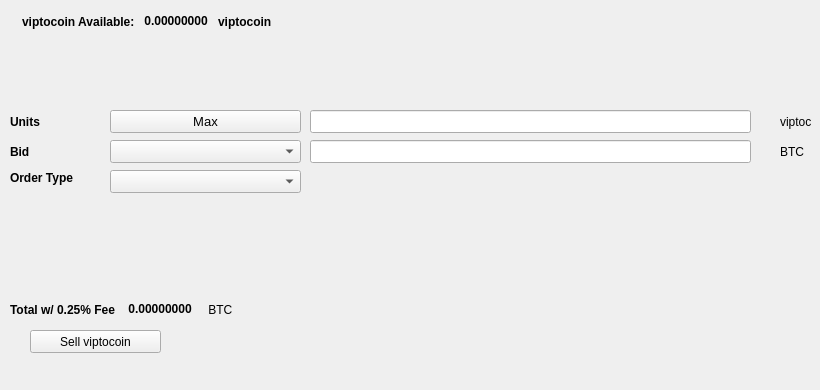
   <widget class="QWidget" name="SellTab">
    <attribute name="title">
     <string>Sell</string>
    </attribute>
    <widget class="QLabel" name="label_16">
     <property name="geometry">
      <rect>
       <x>780</x>
       <y>140</y>
       <width>31</width>
       <height>23</height>
      </rect>
     </property>
     <property name="text">
      <string>BTC</string>
     </property>
    </widget>
    <widget class="QComboBox" name="SellBidcomboBox">
     <property name="geometry">
      <rect>
       <x>110</x>
       <y>140</y>
       <width>191</width>
       <height>23</height>
      </rect>
     </property>
     <property name="font">
      <font>
       <pointsize>10</pointsize>
      </font>
     </property>
    </widget>
    <widget class="QLabel" name="label_18">
     <property name="geometry">
      <rect>
       <x>10</x>
       <y>110</y>
       <width>46</width>
       <height>23</height>
      </rect>
     </property>
     <property name="font">
      <font>
       <weight>75</weight>
       <bold>true</bold>
      </font>
     </property>
     <property name="text">
      <string>Units</string>
     </property>
    </widget>
    <widget class="QPushButton" name="Sell_Max_Amount">
     <property name="geometry">
      <rect>
       <x>110</x>
       <y>110</y>
       <width>191</width>
       <height>23</height>
      </rect>
     </property>
     <property name="font">
      <font>
       <pointsize>10</pointsize>
      </font>
     </property>
     <property name="text">
      <string>Max</string>
     </property>
    </widget>
    <widget class="QLabel" name="label_20">
     <property name="geometry">
      <rect>
       <x>10</x>
       <y>170</y>
       <width>91</width>
       <height>16</height>
      </rect>
     </property>
     <property name="font">
      <font>
       <weight>75</weight>
       <bold>true</bold>
      </font>
     </property>
     <property name="text">
      <string>Order Type</string>
     </property>
    </widget>
    <widget class="QComboBox" name="SellOrdertypeCombo">
     <property name="geometry">
      <rect>
       <x>110</x>
       <y>170</y>
       <width>191</width>
       <height>23</height>
      </rect>
     </property>
     <property name="font">
      <font>
       <pointsize>10</pointsize>
      </font>
     </property>
    </widget>
    <widget class="QLabel" name="label_21">
     <property name="geometry">
      <rect>
       <x>10</x>
       <y>140</y>
       <width>46</width>
       <height>23</height>
      </rect>
     </property>
     <property name="font">
      <font>
       <weight>75</weight>
       <bold>true</bold>
      </font>
     </property>
     <property name="text">
      <string>Bid</string>
     </property>
    </widget>
    <widget class="QLabel" name="label_22">
     <property name="geometry">
      <rect>
       <x>780</x>
       <y>110</y>
       <width>31</width>
       <height>23</height>
      </rect>
     </property>
     <property name="text">
      <string>viptocoin</string>
     </property>
    </widget>
    <widget class="QLineEdit" name="UnitsInputECA">
     <property name="geometry">
      <rect>
       <x>310</x>
       <y>110</y>
       <width>441</width>
       <height>23</height>
      </rect>
     </property>
     <property name="font">
      <font>
       <pointsize>9</pointsize>
       <weight>75</weight>
       <bold>true</bold>
      </font>
     </property>
    </widget>
    <widget class="QLineEdit" name="SellBidPriceEdit">
     <property name="geometry">
      <rect>
       <x>310</x>
       <y>140</y>
       <width>441</width>
       <height>23</height>
      </rect>
     </property>
     <property name="font">
      <font>
       <pointsize>9</pointsize>
       <weight>75</weight>
       <bold>true</bold>
      </font>
     </property>
    </widget>
    <widget class="QPushButton" name="SellECABTN">
     <property name="geometry">
      <rect>
       <x>30</x>
       <y>330</y>
       <width>131</width>
       <height>23</height>
      </rect>
     </property>
     <property name="text">
      <string>Sell viptocoin</string>
     </property>
     <property name="icon">
      <iconset resource="../viptocoin">
       <normaloff>:/icons/bitcoin</normaloff>:/icons/bitcoin</iconset>
     </property>
    </widget>
    <widget class="QWidget" name="layoutWidget3">
     <property name="geometry">
      <rect>
       <x>22</x>
       <y>12</y>
       <width>258</width>
       <height>19</height>
      </rect>
     </property>
     <layout class="QHBoxLayout" name="horizontalLayout">
      <item>
       <widget class="QLabel" name="label232_2">
        <property name="font">
         <font>
          <weight>75</weight>
          <bold>true</bold>
         </font>
        </property>
        <property name="text">
         <string>viptocoin Available:</string>
        </property>
       </widget>
      </item>
      <item>
       <widget class="QLabel" name="ECAAvailableLabel">
        <property name="palette">
         <palette>
          <active>
           <colorrole role="WindowText">
            <brush brushstyle="SolidPattern">
             <color alpha="255">
              <red>0</red>
              <green>0</green>
              <blue>0</blue>
             </color>
            </brush>
           </colorrole>
           <colorrole role="Button">
            <brush brushstyle="SolidPattern">
             <color alpha="255">
              <red>0</red>
              <green>170</green>
              <blue>0</blue>
             </color>
            </brush>
           </colorrole>
           <colorrole role="Light">
            <brush brushstyle="SolidPattern">
             <color alpha="255">
              <red>0</red>
              <green>255</green>
              <blue>0</blue>
             </color>
            </brush>
           </colorrole>
           <colorrole role="Midlight">
            <brush brushstyle="SolidPattern">
             <color alpha="255">
              <red>0</red>
              <green>212</green>
              <blue>0</blue>
             </color>
            </brush>
           </colorrole>
           <colorrole role="Dark">
            <brush brushstyle="SolidPattern">
             <color alpha="255">
              <red>0</red>
              <green>85</green>
              <blue>0</blue>
             </color>
            </brush>
           </colorrole>
           <colorrole role="Mid">
            <brush brushstyle="SolidPattern">
             <color alpha="255">
              <red>0</red>
              <green>113</green>
              <blue>0</blue>
             </color>
            </brush>
           </colorrole>
           <colorrole role="Text">
            <brush brushstyle="SolidPattern">
             <color alpha="255">
              <red>0</red>
              <green>170</green>
              <blue>0</blue>
             </color>
            </brush>
           </colorrole>
           <colorrole role="BrightText">
            <brush brushstyle="SolidPattern">
             <color alpha="255">
              <red>255</red>
              <green>255</green>
              <blue>255</blue>
             </color>
            </brush>
           </colorrole>
           <colorrole role="ButtonText">
            <brush brushstyle="SolidPattern">
             <color alpha="255">
              <red>0</red>
              <green>0</green>
              <blue>0</blue>
             </color>
            </brush>
           </colorrole>
           <colorrole role="Base">
            <brush brushstyle="SolidPattern">
             <color alpha="255">
              <red>255</red>
              <green>255</green>
              <blue>255</blue>
             </color>
            </brush>
           </colorrole>
           <colorrole role="Window">
            <brush brushstyle="SolidPattern">
             <color alpha="255">
              <red>0</red>
              <green>170</green>
              <blue>0</blue>
             </color>
            </brush>
           </colorrole>
           <colorrole role="Shadow">
            <brush brushstyle="SolidPattern">
             <color alpha="255">
              <red>0</red>
              <green>0</green>
              <blue>0</blue>
             </color>
            </brush>
           </colorrole>
           <colorrole role="AlternateBase">
            <brush brushstyle="SolidPattern">
             <color alpha="255">
              <red>127</red>
              <green>212</green>
              <blue>127</blue>
             </color>
            </brush>
           </colorrole>
           <colorrole role="ToolTipBase">
            <brush brushstyle="SolidPattern">
             <color alpha="255">
              <red>255</red>
              <green>255</green>
              <blue>220</blue>
             </color>
            </brush>
           </colorrole>
           <colorrole role="ToolTipText">
            <brush brushstyle="SolidPattern">
             <color alpha="255">
              <red>0</red>
              <green>0</green>
              <blue>0</blue>
             </color>
            </brush>
           </colorrole>
          </active>
          <inactive>
           <colorrole role="WindowText">
            <brush brushstyle="SolidPattern">
             <color alpha="255">
              <red>0</red>
              <green>0</green>
              <blue>0</blue>
             </color>
            </brush>
           </colorrole>
           <colorrole role="Button">
            <brush brushstyle="SolidPattern">
             <color alpha="255">
              <red>0</red>
              <green>170</green>
              <blue>0</blue>
             </color>
            </brush>
           </colorrole>
           <colorrole role="Light">
            <brush brushstyle="SolidPattern">
             <color alpha="255">
              <red>0</red>
              <green>255</green>
              <blue>0</blue>
             </color>
            </brush>
           </colorrole>
           <colorrole role="Midlight">
            <brush brushstyle="SolidPattern">
             <color alpha="255">
              <red>0</red>
              <green>212</green>
              <blue>0</blue>
             </color>
            </brush>
           </colorrole>
           <colorrole role="Dark">
            <brush brushstyle="SolidPattern">
             <color alpha="255">
              <red>0</red>
              <green>85</green>
              <blue>0</blue>
             </color>
            </brush>
           </colorrole>
           <colorrole role="Mid">
            <brush brushstyle="SolidPattern">
             <color alpha="255">
              <red>0</red>
              <green>113</green>
              <blue>0</blue>
             </color>
            </brush>
           </colorrole>
           <colorrole role="Text">
            <brush brushstyle="SolidPattern">
             <color alpha="255">
              <red>0</red>
              <green>170</green>
              <blue>0</blue>
             </color>
            </brush>
           </colorrole>
           <colorrole role="BrightText">
            <brush brushstyle="SolidPattern">
             <color alpha="255">
              <red>255</red>
              <green>255</green>
              <blue>255</blue>
             </color>
            </brush>
           </colorrole>
           <colorrole role="ButtonText">
            <brush brushstyle="SolidPattern">
             <color alpha="255">
              <red>0</red>
              <green>0</green>
              <blue>0</blue>
             </color>
            </brush>
           </colorrole>
           <colorrole role="Base">
            <brush brushstyle="SolidPattern">
             <color alpha="255">
              <red>255</red>
              <green>255</green>
              <blue>255</blue>
             </color>
            </brush>
           </colorrole>
           <colorrole role="Window">
            <brush brushstyle="SolidPattern">
             <color alpha="255">
              <red>0</red>
              <green>170</green>
              <blue>0</blue>
             </color>
            </brush>
           </colorrole>
           <colorrole role="Shadow">
            <brush brushstyle="SolidPattern">
             <color alpha="255">
              <red>0</red>
              <green>0</green>
              <blue>0</blue>
             </color>
            </brush>
           </colorrole>
           <colorrole role="AlternateBase">
            <brush brushstyle="SolidPattern">
             <color alpha="255">
              <red>127</red>
              <green>212</green>
              <blue>127</blue>
             </color>
            </brush>
           </colorrole>
           <colorrole role="ToolTipBase">
            <brush brushstyle="SolidPattern">
             <color alpha="255">
              <red>255</red>
              <green>255</green>
              <blue>220</blue>
             </color>
            </brush>
           </colorrole>
           <colorrole role="ToolTipText">
            <brush brushstyle="SolidPattern">
             <color alpha="255">
              <red>0</red>
              <green>0</green>
              <blue>0</blue>
             </color>
            </brush>
           </colorrole>
          </inactive>
          <disabled>
           <colorrole role="WindowText">
            <brush brushstyle="SolidPattern">
             <color alpha="255">
              <red>0</red>
              <green>85</green>
              <blue>0</blue>
             </color>
            </brush>
           </colorrole>
           <colorrole role="Button">
            <brush brushstyle="SolidPattern">
             <color alpha="255">
              <red>0</red>
              <green>170</green>
              <blue>0</blue>
             </color>
            </brush>
           </colorrole>
           <colorrole role="Light">
            <brush brushstyle="SolidPattern">
             <color alpha="255">
              <red>0</red>
              <green>255</green>
              <blue>0</blue>
             </color>
            </brush>
           </colorrole>
           <colorrole role="Midlight">
            <brush brushstyle="SolidPattern">
             <color alpha="255">
              <red>0</red>
              <green>212</green>
              <blue>0</blue>
             </color>
            </brush>
           </colorrole>
           <colorrole role="Dark">
            <brush brushstyle="SolidPattern">
             <color alpha="255">
              <red>0</red>
              <green>85</green>
              <blue>0</blue>
             </color>
            </brush>
           </colorrole>
           <colorrole role="Mid">
            <brush brushstyle="SolidPattern">
             <color alpha="255">
              <red>0</red>
              <green>113</green>
              <blue>0</blue>
             </color>
            </brush>
           </colorrole>
           <colorrole role="Text">
            <brush brushstyle="SolidPattern">
             <color alpha="255">
              <red>0</red>
              <green>85</green>
              <blue>0</blue>
             </color>
            </brush>
           </colorrole>
           <colorrole role="BrightText">
            <brush brushstyle="SolidPattern">
             <color alpha="255">
              <red>255</red>
              <green>255</green>
              <blue>255</blue>
             </color>
            </brush>
           </colorrole>
           <colorrole role="ButtonText">
            <brush brushstyle="SolidPattern">
             <color alpha="255">
              <red>0</red>
              <green>85</green>
              <blue>0</blue>
             </color>
            </brush>
           </colorrole>
           <colorrole role="Base">
            <brush brushstyle="SolidPattern">
             <color alpha="255">
              <red>0</red>
              <green>170</green>
              <blue>0</blue>
             </color>
            </brush>
           </colorrole>
           <colorrole role="Window">
            <brush brushstyle="SolidPattern">
             <color alpha="255">
              <red>0</red>
              <green>170</green>
              <blue>0</blue>
             </color>
            </brush>
           </colorrole>
           <colorrole role="Shadow">
            <brush brushstyle="SolidPattern">
             <color alpha="255">
              <red>0</red>
              <green>0</green>
              <blue>0</blue>
             </color>
            </brush>
           </colorrole>
           <colorrole role="AlternateBase">
            <brush brushstyle="SolidPattern">
             <color alpha="255">
              <red>0</red>
              <green>170</green>
              <blue>0</blue>
             </color>
            </brush>
           </colorrole>
           <colorrole role="ToolTipBase">
            <brush brushstyle="SolidPattern">
             <color alpha="255">
              <red>255</red>
              <green>255</green>
              <blue>220</blue>
             </color>
            </brush>
           </colorrole>
           <colorrole role="ToolTipText">
            <brush brushstyle="SolidPattern">
             <color alpha="255">
              <red>0</red>
              <green>0</green>
              <blue>0</blue>
             </color>
            </brush>
           </colorrole>
          </disabled>
         </palette>
        </property>
        <property name="font">
         <font>
          <weight>75</weight>
          <bold>true</bold>
         </font>
        </property>
        <property name="text">
         <string> 0.00000000 </string>
        </property>
        <property name="textInteractionFlags">
         <set>Qt::LinksAccessibleByMouse|Qt::TextSelectableByKeyboard|Qt::TextSelectableByMouse</set>
        </property>
       </widget>
      </item>
      <item>
       <widget class="QLabel" name="labelECA">
        <property name="font">
         <font>
          <weight>75</weight>
          <bold>true</bold>
         </font>
        </property>
        <property name="text">
         <string>viptocoin</string>
        </property>
       </widget>
      </item>
     </layout>
    </widget>
    <widget class="QWidget" name="layoutWidget">
     <property name="geometry">
      <rect>
       <x>10</x>
       <y>300</y>
       <width>268</width>
       <height>19</height>
      </rect>
     </property>
     <layout class="QHBoxLayout" name="horizontalLayout_2">
      <item>
       <widget class="QLabel" name="label_19">
        <property name="font">
         <font>
          <weight>75</weight>
          <bold>true</bold>
         </font>
        </property>
        <property name="text">
         <string>Total w/ 0.25% Fee </string>
        </property>
       </widget>
      </item>
      <item>
       <widget class="QLabel" name="SellCostLabel">
        <property name="palette">
         <palette>
          <active>
           <colorrole role="WindowText">
            <brush brushstyle="SolidPattern">
             <color alpha="255">
              <red>0</red>
              <green>0</green>
              <blue>0</blue>
             </color>
            </brush>
           </colorrole>
           <colorrole role="Button">
            <brush brushstyle="SolidPattern">
             <color alpha="255">
              <red>0</red>
              <green>170</green>
              <blue>0</blue>
             </color>
            </brush>
           </colorrole>
           <colorrole role="Light">
            <brush brushstyle="SolidPattern">
             <color alpha="255">
              <red>0</red>
              <green>255</green>
              <blue>0</blue>
             </color>
            </brush>
           </colorrole>
           <colorrole role="Midlight">
            <brush brushstyle="SolidPattern">
             <color alpha="255">
              <red>0</red>
              <green>212</green>
              <blue>0</blue>
             </color>
            </brush>
           </colorrole>
           <colorrole role="Dark">
            <brush brushstyle="SolidPattern">
             <color alpha="255">
              <red>0</red>
              <green>85</green>
              <blue>0</blue>
             </color>
            </brush>
           </colorrole>
           <colorrole role="Mid">
            <brush brushstyle="SolidPattern">
             <color alpha="255">
              <red>0</red>
              <green>113</green>
              <blue>0</blue>
             </color>
            </brush>
           </colorrole>
           <colorrole role="Text">
            <brush brushstyle="SolidPattern">
             <color alpha="255">
              <red>0</red>
              <green>170</green>
              <blue>0</blue>
             </color>
            </brush>
           </colorrole>
           <colorrole role="BrightText">
            <brush brushstyle="SolidPattern">
             <color alpha="255">
              <red>255</red>
              <green>255</green>
              <blue>255</blue>
             </color>
            </brush>
           </colorrole>
           <colorrole role="ButtonText">
            <brush brushstyle="SolidPattern">
             <color alpha="255">
              <red>0</red>
              <green>0</green>
              <blue>0</blue>
             </color>
            </brush>
           </colorrole>
           <colorrole role="Base">
            <brush brushstyle="SolidPattern">
             <color alpha="255">
              <red>255</red>
              <green>255</green>
              <blue>255</blue>
             </color>
            </brush>
           </colorrole>
           <colorrole role="Window">
            <brush brushstyle="SolidPattern">
             <color alpha="255">
              <red>0</red>
              <green>170</green>
              <blue>0</blue>
             </color>
            </brush>
           </colorrole>
           <colorrole role="Shadow">
            <brush brushstyle="SolidPattern">
             <color alpha="255">
              <red>0</red>
              <green>0</green>
              <blue>0</blue>
             </color>
            </brush>
           </colorrole>
           <colorrole role="AlternateBase">
            <brush brushstyle="SolidPattern">
             <color alpha="255">
              <red>127</red>
              <green>212</green>
              <blue>127</blue>
             </color>
            </brush>
           </colorrole>
           <colorrole role="ToolTipBase">
            <brush brushstyle="SolidPattern">
             <color alpha="255">
              <red>255</red>
              <green>255</green>
              <blue>220</blue>
             </color>
            </brush>
           </colorrole>
           <colorrole role="ToolTipText">
            <brush brushstyle="SolidPattern">
             <color alpha="255">
              <red>0</red>
              <green>0</green>
              <blue>0</blue>
             </color>
            </brush>
           </colorrole>
          </active>
          <inactive>
           <colorrole role="WindowText">
            <brush brushstyle="SolidPattern">
             <color alpha="255">
              <red>0</red>
              <green>0</green>
              <blue>0</blue>
             </color>
            </brush>
           </colorrole>
           <colorrole role="Button">
            <brush brushstyle="SolidPattern">
             <color alpha="255">
              <red>0</red>
              <green>170</green>
              <blue>0</blue>
             </color>
            </brush>
           </colorrole>
           <colorrole role="Light">
            <brush brushstyle="SolidPattern">
             <color alpha="255">
              <red>0</red>
              <green>255</green>
              <blue>0</blue>
             </color>
            </brush>
           </colorrole>
           <colorrole role="Midlight">
            <brush brushstyle="SolidPattern">
             <color alpha="255">
              <red>0</red>
              <green>212</green>
              <blue>0</blue>
             </color>
            </brush>
           </colorrole>
           <colorrole role="Dark">
            <brush brushstyle="SolidPattern">
             <color alpha="255">
              <red>0</red>
              <green>85</green>
              <blue>0</blue>
             </color>
            </brush>
           </colorrole>
           <colorrole role="Mid">
            <brush brushstyle="SolidPattern">
             <color alpha="255">
              <red>0</red>
              <green>113</green>
              <blue>0</blue>
             </color>
            </brush>
           </colorrole>
           <colorrole role="Text">
            <brush brushstyle="SolidPattern">
             <color alpha="255">
              <red>0</red>
              <green>170</green>
              <blue>0</blue>
             </color>
            </brush>
           </colorrole>
           <colorrole role="BrightText">
            <brush brushstyle="SolidPattern">
             <color alpha="255">
              <red>255</red>
              <green>255</green>
              <blue>255</blue>
             </color>
            </brush>
           </colorrole>
           <colorrole role="ButtonText">
            <brush brushstyle="SolidPattern">
             <color alpha="255">
              <red>0</red>
              <green>0</green>
              <blue>0</blue>
             </color>
            </brush>
           </colorrole>
           <colorrole role="Base">
            <brush brushstyle="SolidPattern">
             <color alpha="255">
              <red>255</red>
              <green>255</green>
              <blue>255</blue>
             </color>
            </brush>
           </colorrole>
           <colorrole role="Window">
            <brush brushstyle="SolidPattern">
             <color alpha="255">
              <red>0</red>
              <green>170</green>
              <blue>0</blue>
             </color>
            </brush>
           </colorrole>
           <colorrole role="Shadow">
            <brush brushstyle="SolidPattern">
             <color alpha="255">
              <red>0</red>
              <green>0</green>
              <blue>0</blue>
             </color>
            </brush>
           </colorrole>
           <colorrole role="AlternateBase">
            <brush brushstyle="SolidPattern">
             <color alpha="255">
              <red>127</red>
              <green>212</green>
              <blue>127</blue>
             </color>
            </brush>
           </colorrole>
           <colorrole role="ToolTipBase">
            <brush brushstyle="SolidPattern">
             <color alpha="255">
              <red>255</red>
              <green>255</green>
              <blue>220</blue>
             </color>
            </brush>
           </colorrole>
           <colorrole role="ToolTipText">
            <brush brushstyle="SolidPattern">
             <color alpha="255">
              <red>0</red>
              <green>0</green>
              <blue>0</blue>
             </color>
            </brush>
           </colorrole>
          </inactive>
          <disabled>
           <colorrole role="WindowText">
            <brush brushstyle="SolidPattern">
             <color alpha="255">
              <red>0</red>
              <green>85</green>
              <blue>0</blue>
             </color>
            </brush>
           </colorrole>
           <colorrole role="Button">
            <brush brushstyle="SolidPattern">
             <color alpha="255">
              <red>0</red>
              <green>170</green>
              <blue>0</blue>
             </color>
            </brush>
           </colorrole>
           <colorrole role="Light">
            <brush brushstyle="SolidPattern">
             <color alpha="255">
              <red>0</red>
              <green>255</green>
              <blue>0</blue>
             </color>
            </brush>
           </colorrole>
           <colorrole role="Midlight">
            <brush brushstyle="SolidPattern">
             <color alpha="255">
              <red>0</red>
              <green>212</green>
              <blue>0</blue>
             </color>
            </brush>
           </colorrole>
           <colorrole role="Dark">
            <brush brushstyle="SolidPattern">
             <color alpha="255">
              <red>0</red>
              <green>85</green>
              <blue>0</blue>
             </color>
            </brush>
           </colorrole>
           <colorrole role="Mid">
            <brush brushstyle="SolidPattern">
             <color alpha="255">
              <red>0</red>
              <green>113</green>
              <blue>0</blue>
             </color>
            </brush>
           </colorrole>
           <colorrole role="Text">
            <brush brushstyle="SolidPattern">
             <color alpha="255">
              <red>0</red>
              <green>85</green>
              <blue>0</blue>
             </color>
            </brush>
           </colorrole>
           <colorrole role="BrightText">
            <brush brushstyle="SolidPattern">
             <color alpha="255">
              <red>255</red>
              <green>255</green>
              <blue>255</blue>
             </color>
            </brush>
           </colorrole>
           <colorrole role="ButtonText">
            <brush brushstyle="SolidPattern">
             <color alpha="255">
              <red>0</red>
              <green>85</green>
              <blue>0</blue>
             </color>
            </brush>
           </colorrole>
           <colorrole role="Base">
            <brush brushstyle="SolidPattern">
             <color alpha="255">
              <red>0</red>
              <green>170</green>
              <blue>0</blue>
             </color>
            </brush>
           </colorrole>
           <colorrole role="Window">
            <brush brushstyle="SolidPattern">
             <color alpha="255">
              <red>0</red>
              <green>170</green>
              <blue>0</blue>
             </color>
            </brush>
           </colorrole>
           <colorrole role="Shadow">
            <brush brushstyle="SolidPattern">
             <color alpha="255">
              <red>0</red>
              <green>0</green>
              <blue>0</blue>
             </color>
            </brush>
           </colorrole>
           <colorrole role="AlternateBase">
            <brush brushstyle="SolidPattern">
             <color alpha="255">
              <red>0</red>
              <green>170</green>
              <blue>0</blue>
             </color>
            </brush>
           </colorrole>
           <colorrole role="ToolTipBase">
            <brush brushstyle="SolidPattern">
             <color alpha="255">
              <red>255</red>
              <green>255</green>
              <blue>220</blue>
             </color>
            </brush>
           </colorrole>
           <colorrole role="ToolTipText">
            <brush brushstyle="SolidPattern">
             <color alpha="255">
              <red>0</red>
              <green>0</green>
              <blue>0</blue>
             </color>
            </brush>
           </colorrole>
          </disabled>
         </palette>
        </property>
        <property name="font">
         <font>
          <weight>75</weight>
          <bold>true</bold>
         </font>
        </property>
        <property name="autoFillBackground">
         <bool>false</bool>
        </property>
        <property name="text">
         <string> 0.00000000</string>
        </property>
        <property name="textInteractionFlags">
         <set>Qt::LinksAccessibleByMouse|Qt::TextSelectableByMouse</set>
        </property>
       </widget>
      </item>
      <item>
       <widget class="QLabel" name="label_17">
        <property name="font">
         <font>
          <weight>50</weight>
          <bold>false</bold>
         </font>
        </property>
        <property name="text">
         <string> BTC</string>
        </property>
       </widget>
      </item>
     </layout>
    </widget>
    <widget class="QLabel" name="label_23">
     <property name="geometry">
      <rect>
       <x>460</x>
       <y>300</y>
       <width>281</width>
       <height>81</height>
      </rect>
     </property>
     <property name="text">
      <string/>
     </property>
     <property name="pixmap">
      <pixmap>:/images/bittrex</pixmap>
     </property>
    </widget>
   </widget>
